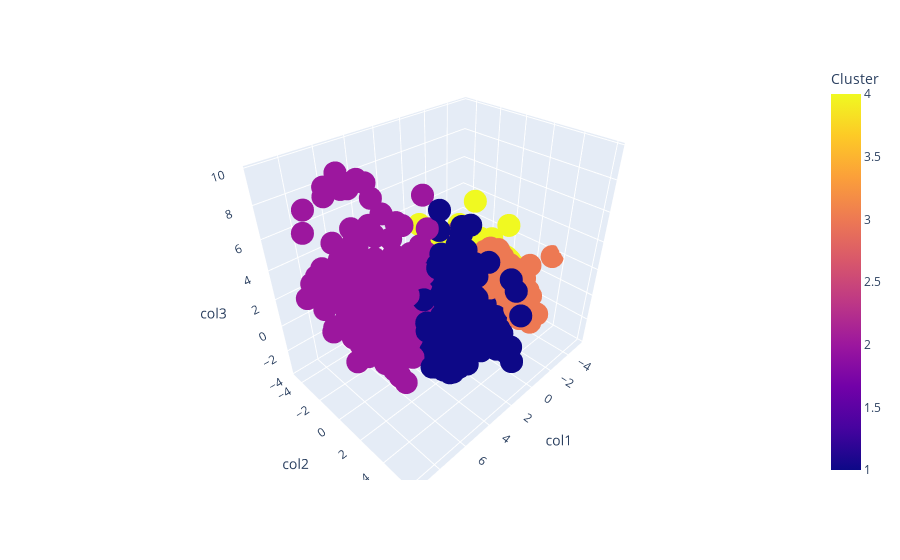

Notebook cell for this chart:
### Code cell
# 3D Scatter Plot
fig = px.scatter_3d(pca_data, x='col1', y='col2', z='col3', color='Cluster')
fig.show()

### Figure 1 — Plotly figure (JSON) as saved in the notebook; plotly's stock layout.template omitted (floating-point values rounded to 4 significant figures; data arrays with more than 128 entries replaced by an {"elided": "..."} marker saying what was removed)
{"data": [{"hovertemplate": "col1=%{x}<br>col2=%{y}<br>col3=%{z}<br>Cluster=%{marker.color}<extra></extra>", "legendgroup": "", "marker": {"color": {"elided": "2236 int values"}, "coloraxis": "coloraxis", "symbol": "circle"}, "mode": "markers", "name": "", "scene": "scene", "showlegend": false, "type": "scatter3d", "x": {"elided": "2236 float values"}, "y": {"elided": "2236 float values"}, "z": {"elided": "2236 float values"}}], "layout": {"coloraxis": {"colorbar": {"title": {"text": "Cluster"}}, "colorscale": [[0, "#0d0887"], [0.1111, "#46039f"], [0.2222, "#7201a8"], [0.3333, "#9c179e"], [0.4444, "#bd3786"], [0.5556, "#d8576b"], [0.6667, "#ed7953"], [0.7778, "#fb9f3a"], [0.8889, "#fdca26"], [1, "#f0f921"]]}, "legend": {"tracegroupgap": 0}, "margin": {"t": 60}, "scene": {"domain": {"x": [0, 1], "y": [0, 1]}, "xaxis": {"title": {"text": "col1"}}, "yaxis": {"title": {"text": "col2"}}, "zaxis": {"title": {"text": "col3"}}}}}
